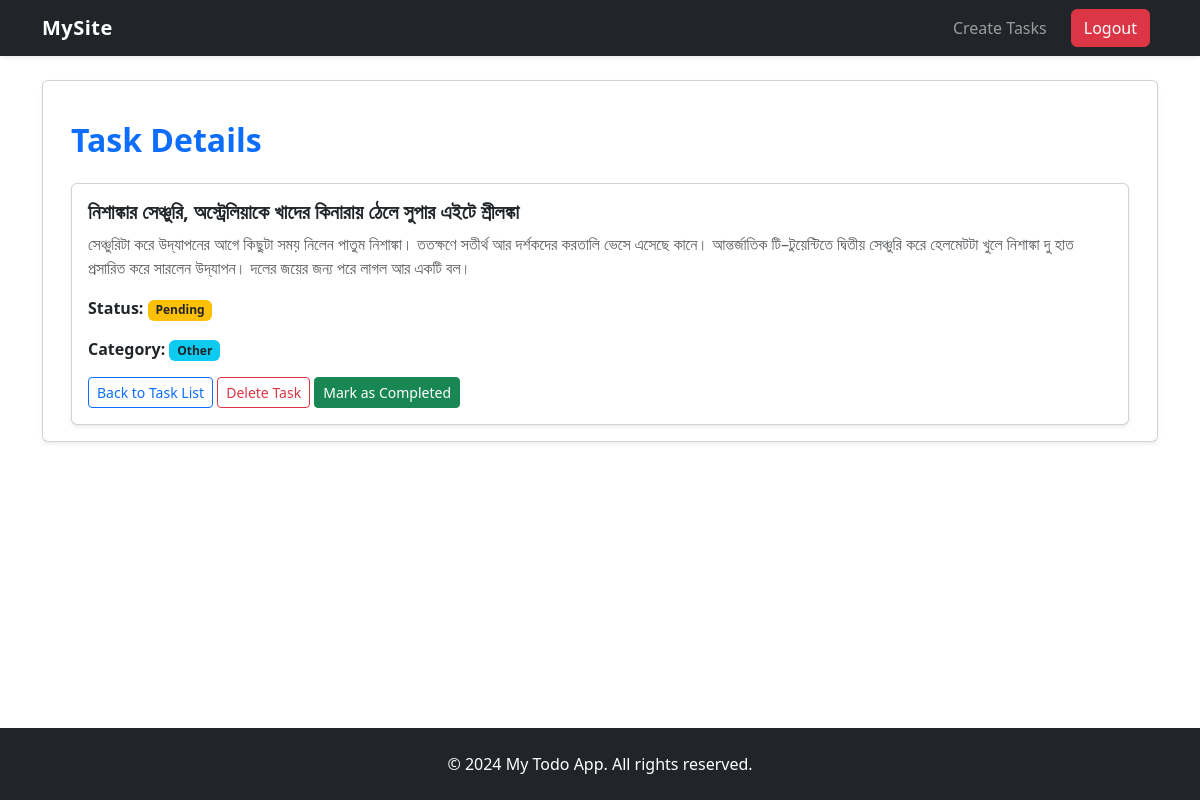
Page /task/13/ (signed in) on the committed database.
### todo/models.py (models this page shows, shortened)
class Task(models.Model):
    title=models.CharField(max_length=100)
    description=models.TextField()
    due_date=models.DateField()
    due_time=models.TimeField()
    status=models.CharField(max_length=10,choices=STUTAS,default='pending')
    category=models.CharField(max_length=10,choices=CATAGORY)
    is_completed=models.BooleanField(default=False)
    user=models.ForeignKey(User,on_delete=models.CASCADE)

### todo/views.py (the view)
# urls.py: path('task/<int:task_id>/',views.task_detail,name='task_detail'),
@login_required
def task_detail(request,task_id):
    task=get_object_or_404(Task,id=task_id,user=request.user)
    return render(request,'task_detail.html',{'task':task})

### todo/templates/task_detail.html
{% extends 'base.html' %}
{% load static %}
{% block content %}
<div class="container mt-4">
    <h2 class="mb-4 text-primary fw-bold">Task Details</h2>
    <div class="card shadow-sm">
        <div class="card-body">
            <h5 class="card-title fw-semibold">
                {{ task.title }}
            </h5>
            <p class="card-text text-muted">
                {{ task.description }}
            </p>
            <p class="card-text">
                <strong>Status:</strong>
                {% if task.completed %}
                    <span class="badge bg-success">Completed</span>
                {% else %}
                    <span class="badge bg-warning text-dark">Pending</span>
                {% endif %}
            </p>
            <p class="card-text">
                <strong>Category:</strong>
                {% if task.category == 'work' %}
                    <span class="badge bg-primary">Work</span>
                {% elif task.category == 'personal' %}
                    <span class="badge bg-secondary">Personal</span>
                {% else %}
                    <span class="badge bg-info text-dark">Other</span>
                {% endif %}
            </p>
            <div class="mt-3">
                <a href="{% url 'task_list' %}"
                   class="btn btn-sm btn-outline-primary">
                  Back to Task List
                </a>
                <a href="{% url 'task_delete' task.id %}"
                   class="btn btn-sm btn-outline-danger">
                   Delete Task
                </a>
                {% if not task.completed %}
                <a href="{% url 'task_mark_complete' task.id %}"
                   class="btn btn-sm btn-success">
                   Mark as Completed
                </a>
                {% endif %}
            </div>
        </div>
    </div>
</div>
{% endblock %}

### rows in the picture
Task: title "নিশাঙ্কার সেঞ্চুরি, অস্ট্রেলিয়াকে খাদের কিনারায় ঠেলে সুপার এইটে শ্রীলঙ্কা", description "সেঞ্চুরিটা করে উদ্‌যাপনের আগে কিছুটা সময় নিলেন পাতুম নিশাঙ্কা। ততক্ষণে সতীর্থ আর দর্শকদের করতালি ভেসে এসেছে কানে। আন্তর্জাতিক টি–টুয়েন্টিতে দ্বিতীয় সেঞ্চুরি করে হেলমেটটা খুলে নিশাঙ্কা দু হাত প্রসারিত করে সারলেন উদ্‌যাপন। দলের জয়ের জন্য পরে লাগল আর একটি বল।"
